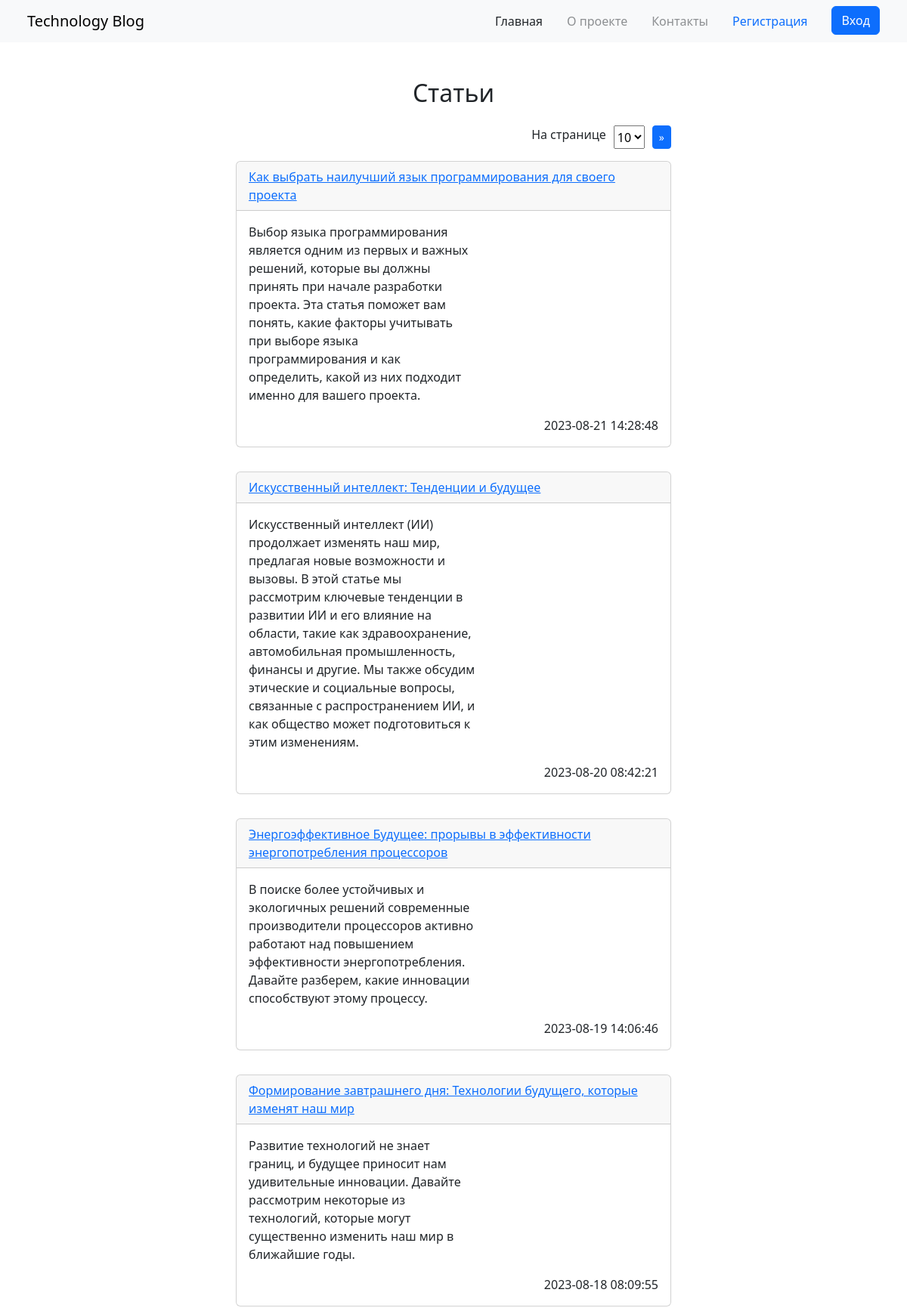
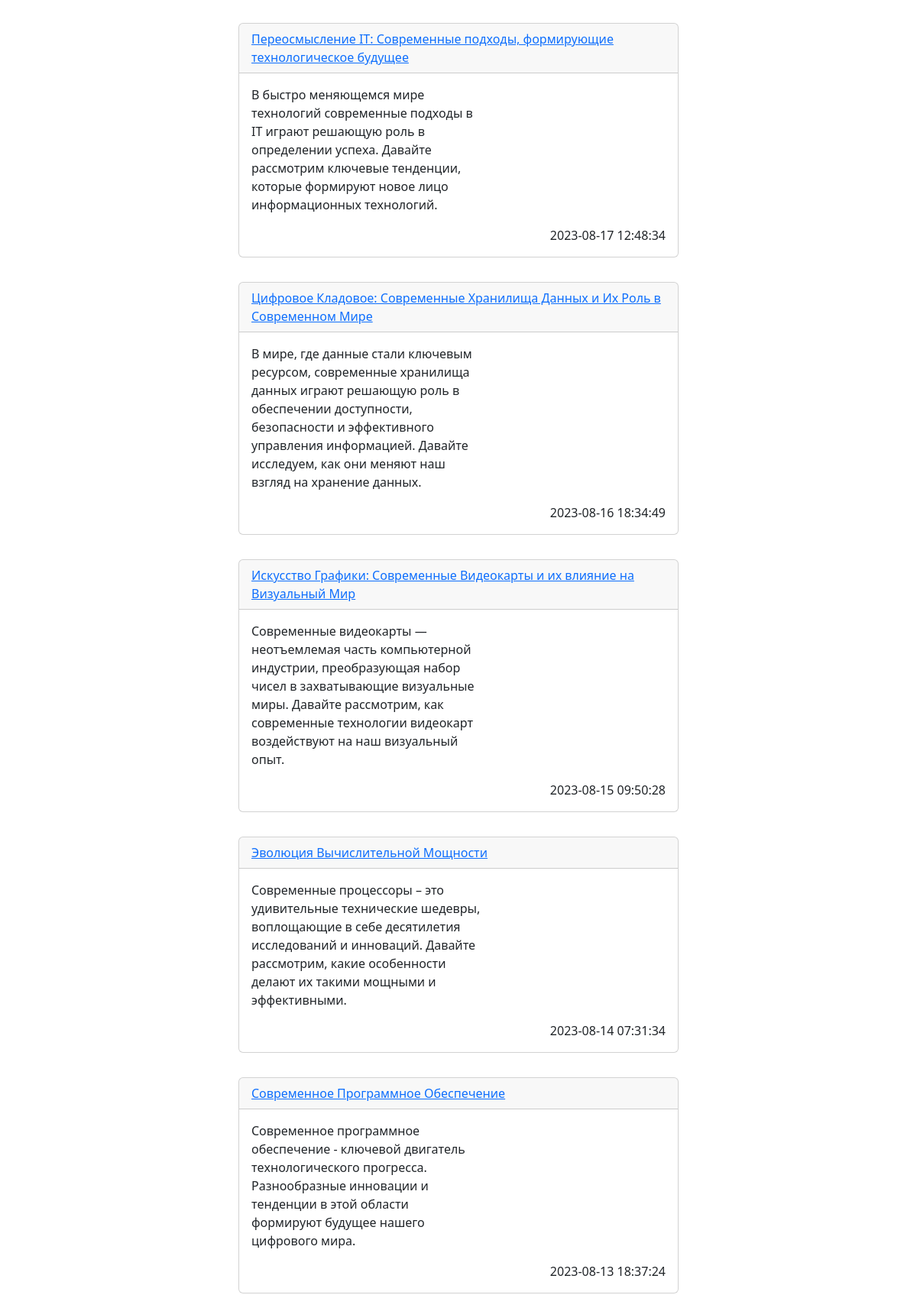
Screenshot of /?page=2 (upper part) with the database file from the repository (2 pictures, top to bottom).
### tables this page shows
CREATE TABLE `articles` (
  `id` int(10) UNSIGNED NOT NULL,
  `header` varchar(255) NOT NULL,
  `short_desc` varchar(1024) NOT NULL,
  `description` varchar(4092) NOT NULL,
  `date` timestamp NOT NULL
);

### app/lib/functions.php (called while the page is built, shortened)
<?php
function check_correct_page($count_pages)
{
    if (empty($_GET["page"]) || $_GET["page"] < 1 || $_GET["page"] > $count_pages) {
        return  1;
    } else {
        return $_GET["page"];
    }
}
function number_per_page(): int
{
    if (!empty($_POST["on-page"])) {
        $_SESSION["on-page"] = $_POST["on-page"];
        $articles_on_page = ($_POST["on-page"]);
    } else {
        if (!empty($_SESSION["on-page"])) {
            $articles_on_page = ($_SESSION["on-page"]);
        } else {
            $articles_on_page = 10;
        }
    }
    return $articles_on_page;
}

### app/class/Database.php (called while the page is built, shortened)
<?php
class Database
{
    private $host = "localhost";
    private $db = "blog_db";
    private $user = "root";
    private $password = "";
    private $opt = [
        PDO::ATTR_DEFAULT_FETCH_MODE => PDO::FETCH_ASSOC
    ];
    public function __construct()
    {
        $this->dsn = "mysql:host=$this->host;dbname=$this->db";
        $this->db = new PDO($this->dsn, $this->user, $this->password, $this->opt);
    }
    private function get_queryDb(string $query, ...$params)
    {
        $stmt = $this->db->prepare($query);
        $stmt->execute($params);
        return $stmt->fetchAll();
    }
    public function get_articles_orderDesc($count, $page): array
    {
        $offset = (($page - 1) * $count);
        return $this->get_queryDb("SELECT `id`, `header`, `short_desc`, `date` FROM `articles` ORDER BY `id` DESC LIMIT $count OFFSET $offset");
    }
    public function get_articles_count(): int
    {
        $count = 0;
        $result = $this->get_queryDb("SELECT `id` FROM `articles`");
        foreach (($result) as $id) {
            $count++;
        }
        return $count;
    }
}

### index.php (the view, shortened to what this page needs)
<?php
require_once "app/lib/functions.php";
require_once "app/class/Database.php";
$db = new Database();
$articles_on_page = number_per_page();
$count_pages = ceil($db->get_articles_count() / $articles_on_page);
$current_page = check_correct_page($count_pages);
$articles = $db->get_articles_orderDesc($articles_on_page, $current_page);
require_once "app/default/header.php";
?>
<h2 class="text-center mt-5 mb-4">Статьи</h2>
<div class="container d-flex flex-column align-items-center" style="max-width: 600px;">
    <form class="d-flex align-self-end" action="index.php" method="post">
        <label for="on-page" style="margin-right: 10px;">На странице</label>
        <select name="on-page" id="on-page" class="" aria-label="Small select example" style="margin-right: 10px;">
            <option style="color: #a1a1a1;" selected disabled><?= $articles_on_page ?></option>
        </select>
        <button type="submit" class="btn btn-primary btn-sm">&raquo;</button>
    </form>
    <?php foreach ($articles as $article) : ?>
        <div class="card my-3 w-100">
            <div class="card-header">
                <a href="article.php?article=<?= $article["id"] ?>"><?= $article["header"] ?></a>
            </div>
            <div class="card-body d-flex flex-column">
                <p class="card-text" style="max-width: 300px;"><?= $article["short_desc"] ?></p>
                <span class="align-self-end"><?= $article["date"] ?></span>
            </div>
        </div>
    <?php endforeach; ?>
</div>
<?php
require_once "app/default/footer.php";

### rows the page displays
articles: header "Как выбрать наилучший язык программирования для своего проекта", short_desc "Выбор языка программирования является одним из первых и важных решений, которые вы должны принять при начале разработки проекта. Эта статья поможет вам понять, какие факторы учитывать при выборе языка программирования и как определить, какой из них подходит именно для вашего проекта.", date "2023-08-21 14:28:48"
articles: header "Искусственный интеллект: Тенденции и будущее", short_desc "Искусственный интеллект (ИИ) продолжает изменять наш мир, предлагая новые возможности и вызовы. В этой статье мы рассмотрим ключевые тенденции в развитии ИИ и его влияние на области, такие как здравоохранение, автомобильная промышленность, финансы и другие. Мы также обсудим этические и социальные вопросы, связанные с распространением ИИ, и как общество может подготовиться к этим изменениям.", date "2023-08-20 08:42:21"
articles: header "Энергоэффективное Будущее: прорывы в эффективности энергопотребления процессоров", short_desc "В поиске более устойчивых и экологичных решений современные производители процессоров активно работают над повышением эффективности энергопотребления. Давайте разберем, какие инновации способствуют этому процессу.", date "2023-08-19 14:06:46"
articles: header "Формирование завтрашнего дня: Технологии будущего, которые изменят наш мир", short_desc "Развитие технологий не знает границ, и будущее приносит нам удивительные инновации. Давайте рассмотрим некоторые из технологий, которые могут существенно изменить наш мир в ближайшие годы.", date "2023-08-18 08:09:55"
articles: header "Переосмысление IT: Современные подходы, формирующие технологическое будущее", short_desc "В быстро меняющемся мире технологий современные подходы в IT играют решающую роль в определении успеха. Давайте рассмотрим ключевые тенденции, которые формируют новое лицо информационных технологий.", date "2023-08-17 12:48:34"
articles: header "Цифровое Кладовое: Современные Хранилища Данных и Их Роль в Современном Мире", short_desc "В мире, где данные стали ключевым ресурсом, современные хранилища данных играют решающую роль в обеспечении доступности, безопасности и эффективного управления информацией. Давайте исследуем, как они меняют наш взгляд на хранение данных.", date "2023-08-16 18:34:49"
articles: header "Искусство Графики: Современные Видеокарты и их влияние на Визуальный Мир", short_desc "Современные видеокарты — неотъемлемая часть компьютерной индустрии, преобразующая набор чисел в захватывающие визуальные миры. Давайте рассмотрим, как современные технологии видеокарт воздействуют на наш визуальный опыт.", date "2023-08-15 09:50:28"
articles: header "Эволюция Вычислительной Мощности", short_desc "Современные процессоры – это удивительные технические шедевры, воплощающие в себе десятилетия исследований и инноваций. Давайте рассмотрим, какие особенности делают их такими мощными и эффективными.", date "2023-08-14 07:31:34"
articles: header "Современное Программное Обеспечение", short_desc "Современное программное обеспечение - ключевой двигатель технологического прогресса. Разнообразные инновации и тенденции в этой области формируют будущее нашего цифрового мира.", date "2023-08-13 18:37:24"

### other values shown
form field on-page "10"
